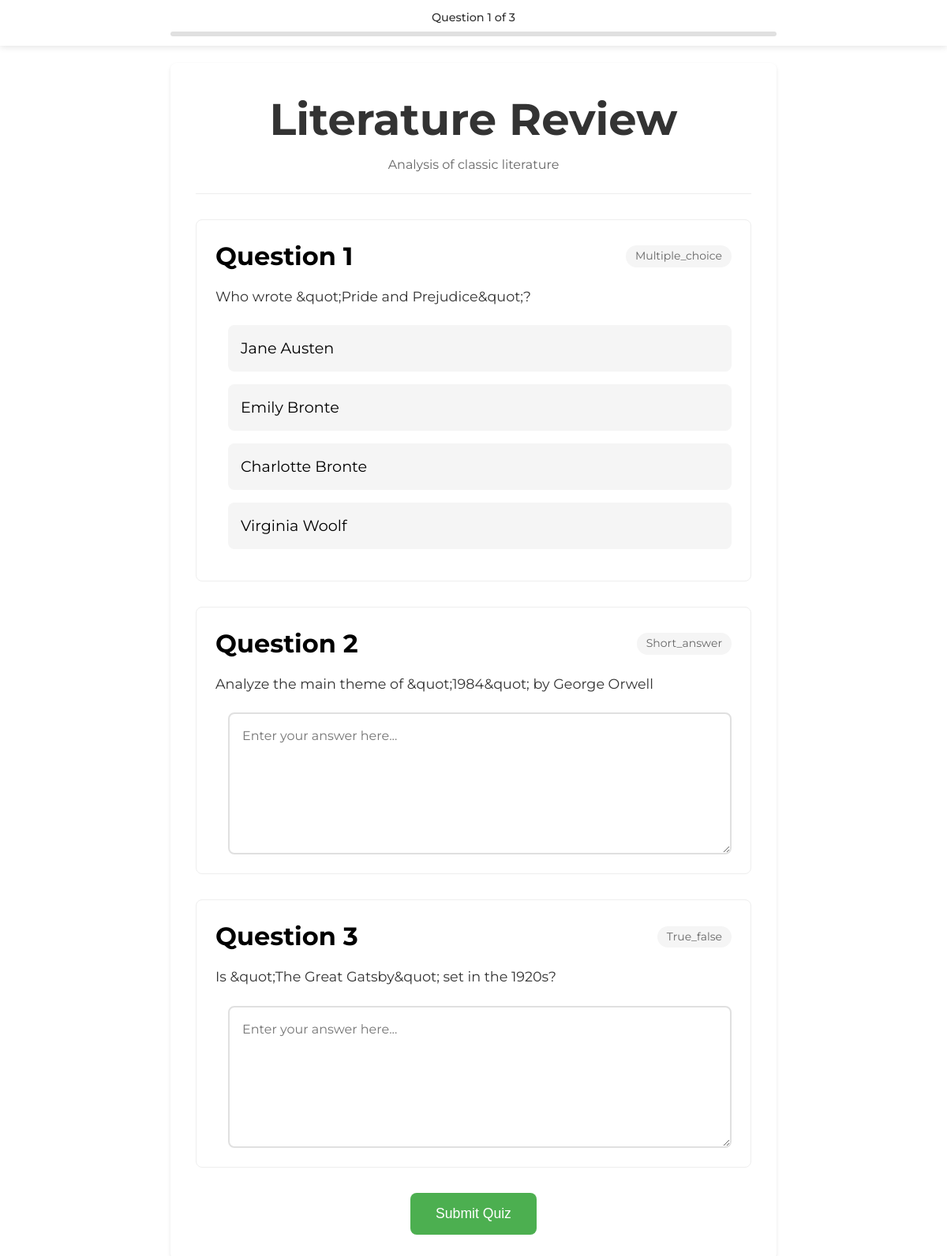
The app's page /view/take_quiz.php?id=7 (signed in) with its own data.
### tables this page shows
CREATE TABLE `Quizzes` (
  `quiz_id` int(11) NOT NULL,
  `title` varchar(255) NOT NULL,
  `description` text DEFAULT NULL,
  `created_by` int(11) NOT NULL,
  `mode` enum('individual','group','live','asynchronous') NOT NULL,
  `deadline` datetime DEFAULT NULL,
  `created_at` timestamp NOT NULL DEFAULT current_timestamp()
);

CREATE TABLE `Questions` (
  `question_id` int(11) NOT NULL,
  `quiz_id` int(11) NOT NULL,
  `question_text` text NOT NULL,
  `type` enum('multiple_choice','true_false','short_answer') NOT NULL,
  `points` int(11) NOT NULL DEFAULT 1,
  `created_at` timestamp NOT NULL DEFAULT current_timestamp(),
  `question_type` enum('true_false','multiple_choice','multiple_answer','short_answer') NOT NULL
);

### utils/Database.php (called while the page is built, shortened)
<?php
class Database {
    private static $instance = null;
    private $connection;
    private function __construct() {
        $this->connection = new mysqli("localhost", "root", "", "kumidb");
        $this->connection->set_charset("utf8mb4");
    }
    public static function getInstance() {
        if (self::$instance === null) {
            self::$instance = new self();
        }
        return self::$instance;
    }
    public function query($sql, $params = []) {
        $stmt = $this->connection->prepare($sql);
        if (!empty($params)) {
            $types = str_repeat('s', count($params));
            $stmt->bind_param($types, ...$params);
        }
        if (!$stmt->execute()) {
            throw new Exception("Execute failed: " . $stmt->error);
        }
        $result = $stmt->get_result();
        return $result;
    }
}

### functions/quiz_functions.php (called while the page is built, shortened)
<?php
require_once '../utils/Database.php';
function getQuizById($quizId) {
    $db = Database::getInstance();
    $sql = "SELECT q.*, u.first_name, u.last_name
            FROM Quizzes q
            JOIN Users u ON q.created_by = u.user_id
            WHERE q.quiz_id = ?";
    $result = $db->query($sql, [$quizId]);
    if ($row = $result->fetch_assoc()) {
        return [
            'quiz_id' => (int)$row['quiz_id'],
            'title' => htmlspecialchars($row['title']),
            'description' => htmlspecialchars($row['description']),
            'creator_name' => htmlspecialchars($row['first_name'] . ' ' . $row['last_name']),
            'mode' => $row['mode'],
            'deadline' => $row['deadline'],
            'questions' => getQuizQuestions($quizId)
        ];
    }
    return null;
}
function getQuizQuestions($quizId) {
    $db = Database::getInstance();
    $sql = "SELECT q.*, GROUP_CONCAT(a.answer_id, ':::', a.answer_text, ':::', a.is_correct SEPARATOR '|||') as answers
            FROM Questions q
            LEFT JOIN Answers a ON q.question_id = a.question_id
            WHERE q.quiz_id = ?
            GROUP BY q.question_id";
    $result = $db->query($sql, [$quizId]);
    $questions = [];
    while ($row = $result->fetch_assoc()) {
        $answers = [];
        if ($row['answers']) {
            foreach (explode('|||', $row['answers']) as $answer) {
                list($id, $text, $isCorrect) = explode(':::', $answer);
                $answers[] = [
                    'answer_id' => (int)$id,
                    'text' => htmlspecialchars($text),
                    'is_correct' => (bool)$isCorrect
                ];
            }
        }
        $questions[] = [
            'question_id' => (int)$row['question_id'],
            'text' => htmlspecialchars($row['question_text']),
            'type' => $row['type'],
            'points' => (float)$row['points'],
            'answers' => $answers
        ];
    }
    return $questions;
}

### view/take_quiz.php (the view, shortened to what this page needs)
<?php
require_once '../functions/quiz_functions.php';
$quizId = $_GET['id'] ?? null;
$quiz = getQuizById($quizId);
?>
<!DOCTYPE html>
<html lang="en">
<head>
    <link rel="stylesheet" href="../assets/css/styles.css">
    <link rel="stylesheet" href="../assets/css/take_quiz.css">
    <link href='https://unpkg.com/boxicons@2.1.4/css/boxicons.min.css' rel='stylesheet'>
</head>
<body>
    <div class="quiz-progress-floating">
        <div class="progress-inner">
            <div class="progress-text">
                Question <span id="currentQuestion">1</span> of <?= count($quiz['questions']) ?>
            </div>
            <div class="progress-bar">
            </div>
        </div>
    </div>
    <div class="quiz-wrapper">
        <div class="quiz-container">
            <div class="quiz-header">
                <h1><?= htmlspecialchars($quiz['title']) ?></h1>
                <p class="description"><?= htmlspecialchars($quiz['description']) ?></p>
            </div>
            <form method="POST" action="">
                <?php foreach ($quiz['questions'] as $index => $question): ?>
                    <div class="question-card" data-question="<?= $index + 1 ?>">
                        <div class="question-header">
                            <h3>Question <?= $index + 1 ?></h3>
                            <span class="question-type"><?= ucfirst($question['type']) ?></span>
                        </div>
                        <p class="question-text"><?= htmlspecialchars($question['text']) ?></p>
                        <div class="answer-container">
                            <?php if ($question['type'] === 'multiple_choice'): ?>
                                <?php foreach ($question['answers'] as $answer): ?>
                                    <div class="answer-option">
                                        <label for="q<?= $question['question_id'] ?>_a<?= $answer['answer_id'] ?>">
                                            <?= htmlspecialchars($answer['text']) ?>
                                        </label>
                                    </div>
                                <?php endforeach; ?>
                            <?php else: ?>
                                <div class="text-answer">
                                    <textarea
                                        name="responses[q_<?= $question['question_id'] ?>]"
                                        class="text-input"
                                        placeholder="Enter your answer here..."
                                        required
                                        rows="6"
                                    ></textarea>
                                </div>
                            <?php endif; ?>
                        </div>
                    </div>
                <?php endforeach; ?>
                <div class="quiz-actions">
                    <button type="submit" class="submit-btn">Submit Quiz</button>
                </div>
            </form>
        </div>
    </div>
</body>
</html>

### assets/css/styles.css (style rules this page uses)
:root { --h1: 3.5rem; --h2: 3rem; --h3: 2rem; --h4: 1.5rem; --text-large: 1.4rem; --text-medium: 1.2rem; --text-small: 1rem; --color-primary: #187045; --color-secondary: #E46E51; --color-accent: #DCA05F; --color-dark: #333; --color-light: #fff; --color-bg-dark: #f5f5f5; --color-bg-light: #ffffff; --color-hover-dark: #044B85; --color-error: tomato; --shadow-light: 0 5px 15px rgba(0, 0, 0, 0.1); --shadow-dark: 0 1rem 1rem rgba(0, 0, 0, 0.25); --radius-small: 5px; --radius-large: 30px; --padding-small: 0.5rem; --padding-medium: 1rem; --padding-large: 2rem; --gutter-small: 1rem; --gutter-medium: 2rem; --gutter-large: 3rem; --gutter-x-large: 6rem; }
body { font-family: 'Montserrat', sans-serif; font-size: var(--text-medium); color: var(--text-color); background-color: var(--bg-color-primary); line-height: 1.4; }
h1 { font-size: var(--h1); }
h3 { font-size: var(--h3); }
p, a, input, button { font-size: var(--text-small); }
button, .btn-primary, .join-btn { background-color: var(--color-primary); color: var(--color-light); padding: var(--padding-medium) var(--padding-large); border-radius: var(--radius-large); transition: all 0.3s ease-in-out; }
* { margin: 0; padding: 0; box-sizing: border-box; }
body { font-family: 'Montserrat', sans-serif; background-color: var(--bg-color-primary); color: var(--text-color); overflow-x: hidden; }

### assets/css/take_quiz.css (style rules this page uses)
.quiz-wrapper { max-width: 800px; margin: 5rem auto 2rem; padding: 0 1rem; }
.quiz-progress-floating { position: fixed; top: 0; left: 0; right: 0; z-index: 1000; background: rgba(255, 255, 255, 0.95); backdrop-filter: blur(8px); box-shadow: 0 2px 8px rgba(0,0,0,0.1); transition: transform 0.3s ease; }
.quiz-progress-floating .progress-inner { max-width: 800px; margin: 0 auto; padding: 0.75rem 1rem; }
.progress-text { text-align: center; margin-bottom: 0.5rem; font-weight: 500; color: #333; font-size: 0.9rem; }
.progress-bar { height: 6px; background: #e0e0e0; border-radius: 3px; overflow: hidden; }
.quiz-container { background: white; border-radius: 8px; padding: 2rem; box-shadow: 0 2px 4px rgba(0,0,0,0.1); }
.quiz-header { text-align: center; margin-bottom: 2rem; padding-bottom: 1.5rem; border-bottom: 1px solid #eee; }
.quiz-header h1 { color: #333; margin-bottom: 0.5rem; }
.description { color: #666; }
.question-card { margin-bottom: 2rem; padding: 1.5rem; border: 1px solid #eee; border-radius: 8px; transition: transform 0.2s; }
.question-header { display: flex; justify-content: space-between; align-items: center; margin-bottom: 1rem; }
.question-type { font-size: 0.875rem; color: #666; background: #f5f5f5; padding: 0.25rem 0.75rem; border-radius: 999px; }
.question-text { font-size: 1.1rem; color: #333; margin-bottom: 1.5rem; }
.answer-container { margin-left: 1rem; }
.answer-option { margin-bottom: 1rem; }
.answer-option label { display: block; padding: 1rem; background: #f5f5f5; border-radius: 8px; cursor: pointer; transition: all 0.2s; }
.quiz-actions { margin-top: 2rem; text-align: center; }
.submit-btn { background: #4CAF50; color: white; border: none; padding: 1rem 2rem; border-radius: 8px; font-size: 1.1rem; cursor: pointer; transition: background 0.2s; }
.text-answer { width: 100%; margin-top: 1rem; }
.text-input { width: 100%; min-height: 150px; padding: 1rem; border: 2px solid #e0e0e0; border-radius: 8px; font-family: inherit; font-size: 1rem; line-height: 1.5; resize: vertical; transition: border-color 0.2s; background-color: white; display: block; }

### records on screen
quizzes: title "Literature Review", description "Analysis of classic literature"
questions: type "Multiple_choice", text "Who wrote &quot;Pride and Prejudice&quot;?", text "Jane Austen", text "Emily Bronte", text "Charlotte Bronte", text "Virginia Woolf"
questions: type "Short_answer", text "Analyze the main theme of &quot;1984&quot; by George Orwell", question_id "Enter your answer here..."
questions: type "True_false", text "Is &quot;The Great Gatsby&quot; set in the 1920s?", question_id "Enter your answer here..."

### other values on screen
count($quiz['questions']) "3"
